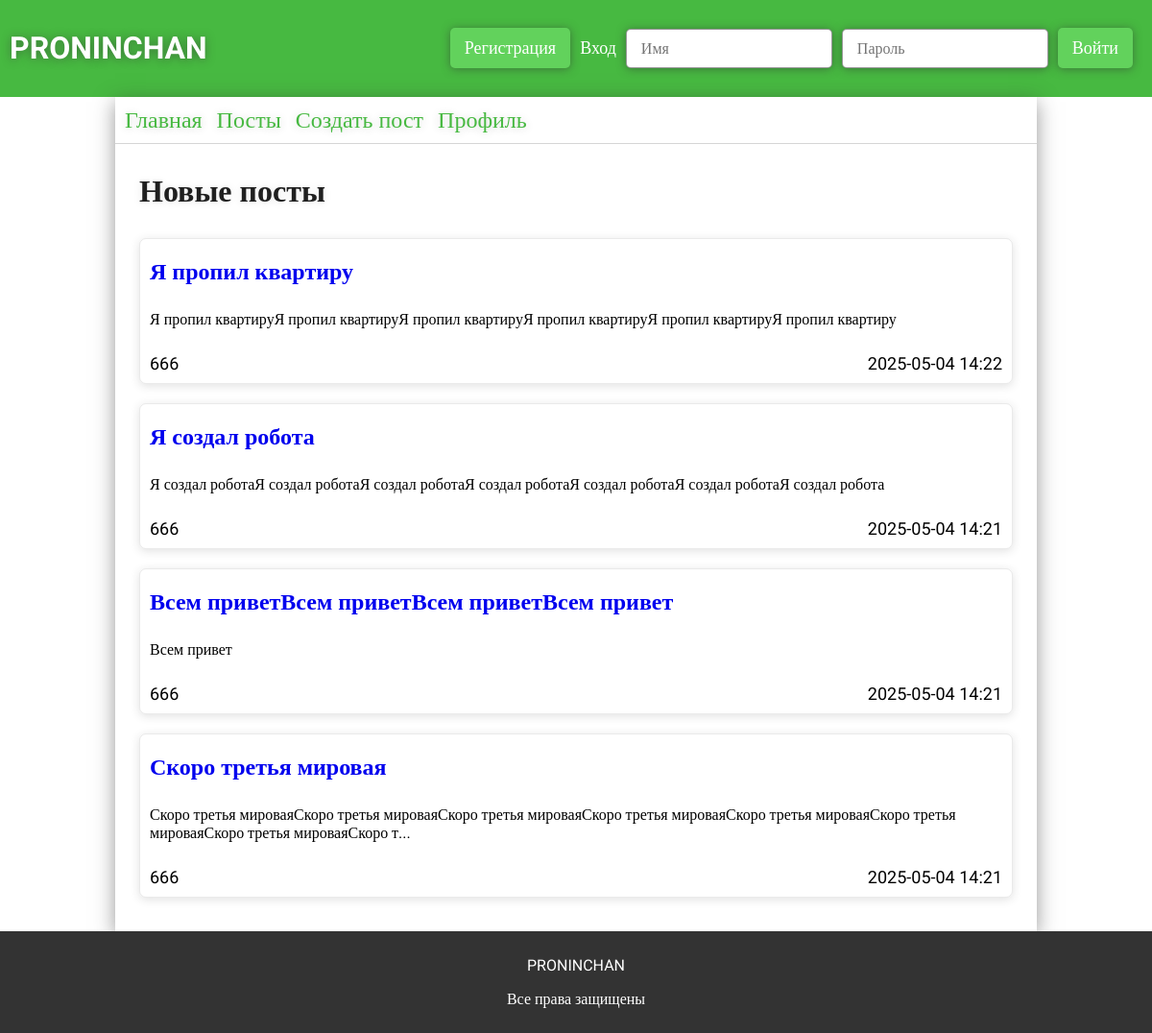
Before: / with the older database file.
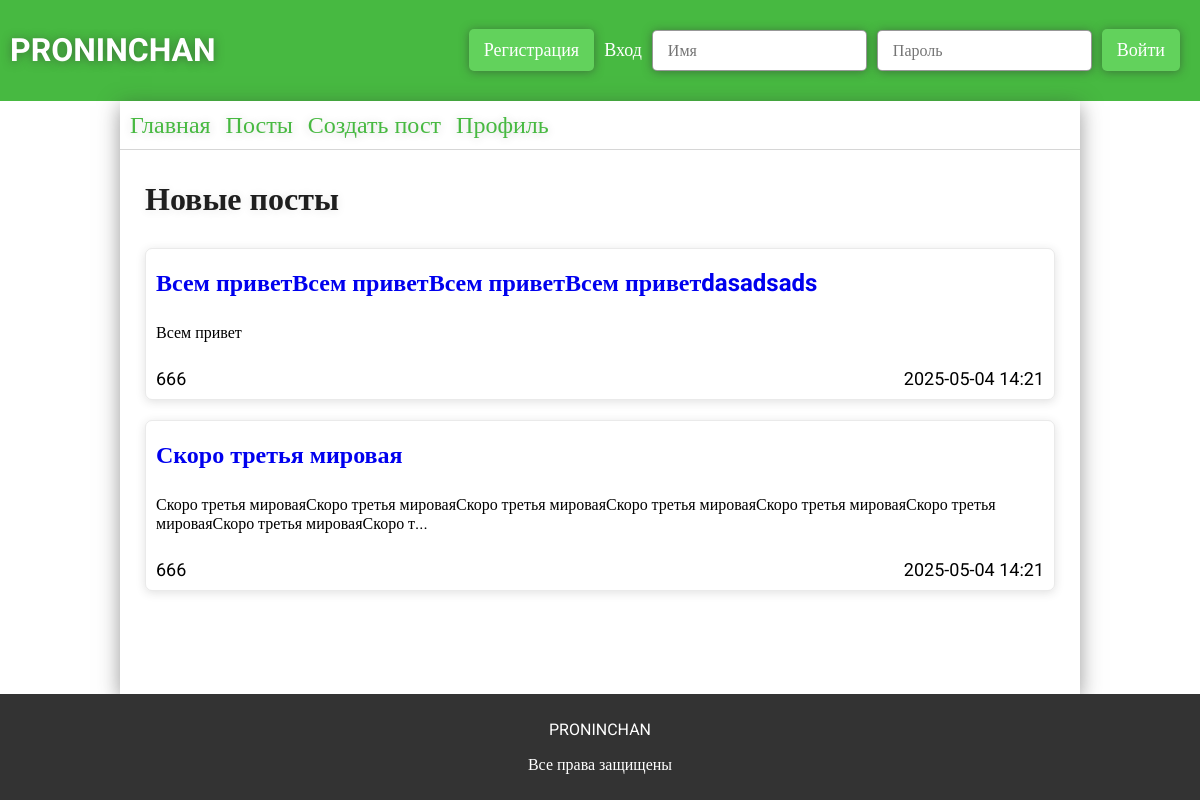
After: the same page with the newer database file.
### app.py (models this page shows)
class ForumPosts(db.Model):
    __tablename__ = 'forum_posts'
    id = db.Column(db.Integer, primary_key=True)
    user_id = db.Column(db.Integer, db.ForeignKey('users.id'), nullable=False)
    theme = db.Column(db.String(124), nullable=False)
    text = db.Column(db.Text, nullable=False)
    section_id = db.Column(db.Integer, db.ForeignKey('forum_sections.id'), nullable=False)
    category_id = db.Column(db.Integer, db.ForeignKey('forum_categories.id'), nullable=False)
    created_at = db.Column(db.DateTime, default=datetime.now)
    user = db.relationship("Users", backref="posts")
    sections = db.relationship("ForumSections")
    categories = db.relationship("ForumCategory")

class Users(db.Model):
    __tablename__ = 'users'
    id = db.Column(db.Integer, primary_key=True)
    username = db.Column(db.String(32), unique=True, nullable=False)
    photo = db.Column(db.BLOB)
    email = db.Column(db.String(64), unique=True, nullable=False)
    password = db.Column(db.String(30), nullable=False)
    access = db.Column(db.String(64), nullable=False, default='user')

### app.py (the view)
@app.route('/')
def main():
    new_posts = ForumPosts.query.order_by(ForumPosts.created_at.desc()).limit(5).all()
    return render_template('main.html', new_posts = new_posts)

### templates/main.html
{% extends 'base.html' %}
{% block main %}
<link rel="stylesheet" href="{{ url_for('static', filename='css/main.css') }}">
    <div class="container">
        <h3>Новые посты</h3>
        {% for post in new_posts %}
            <div class="post" data-section-id="{{post.sections.id}}" data-category-id="{{post.categories.id}}">
                <a href="{{url_for('post', post=post.id)}}" class="post-theme">{{post.theme}}</a>
                <p>{{post.text | truncate(150, True, '...')}}</p>
                <div>
                    <p>{{post.user.username}}</p>
                    <p>{{post.created_at.strftime('%Y-%m-%d %H:%M')}}</p>
                </div>
            </div>
        {% endfor %}
    </div>
{% endblock %}

Changed rows visible on the page:
removed ForumPosts: theme "Я пропил квартиру", text "Я пропил квартируЯ пропил квартируЯ пропил квартируЯ пропил квартируЯ пропил квартируЯ пропил квартиру", user.username "666", created_at "2025-05-04 14:22"
removed ForumPosts: theme "Я создал робота", text "Я создал роботаЯ создал роботаЯ создал роботаЯ создал роботаЯ создал роботаЯ создал роботаЯ создал робота", user.username "666", created_at "2025-05-04 14:21"
changed ForumPosts "Всем привет": theme "Всем приветВсем приветВсем приветВсем привет" → "Всем приветВсем приветВсем приветВсем приветdasadsads"
